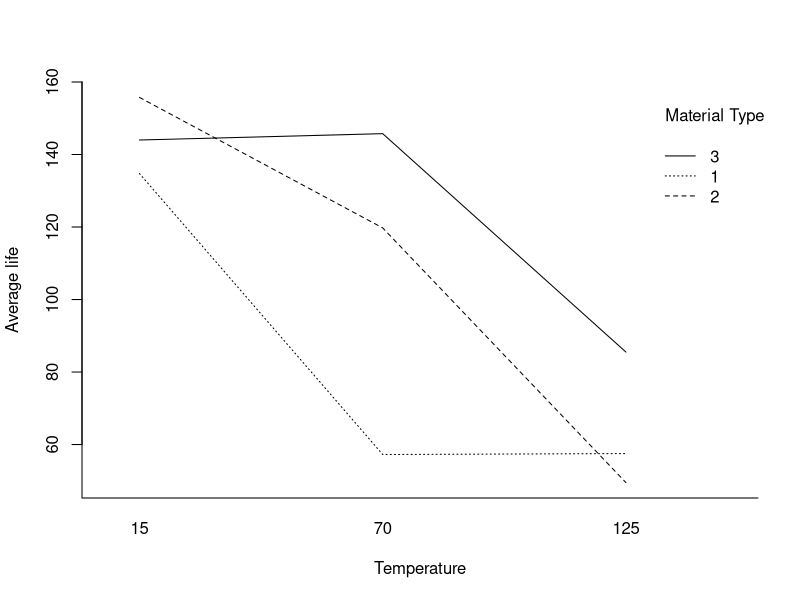

Source code (R):
# Battery life experiment: interaction plot and two-way ANOVA.
Battery <- data.frame(
  Type = factor(rep(1:3, each = 12)),
  Temp = factor(rep(rep(c(15, 70, 125), each = 4), 3)),
  Life = c(130, 155, 74, 180, 34, 40, 80, 75, 20, 70, 82, 58,
           150, 188, 159, 126, 136, 122, 106, 115, 25, 70, 58, 45,
           138, 110, 168, 160, 174, 120, 150, 139, 96, 104, 82, 60))
summary(aov(Life ~ Type * Temp, data = Battery))
interaction.plot(x.factor = Battery$Temp, trace.factor = Battery$Type,
                 response = Battery$Life, xlab = "Temperature",
                 ylab = "Average life", trace.label = "Material Type", bty = "L")
